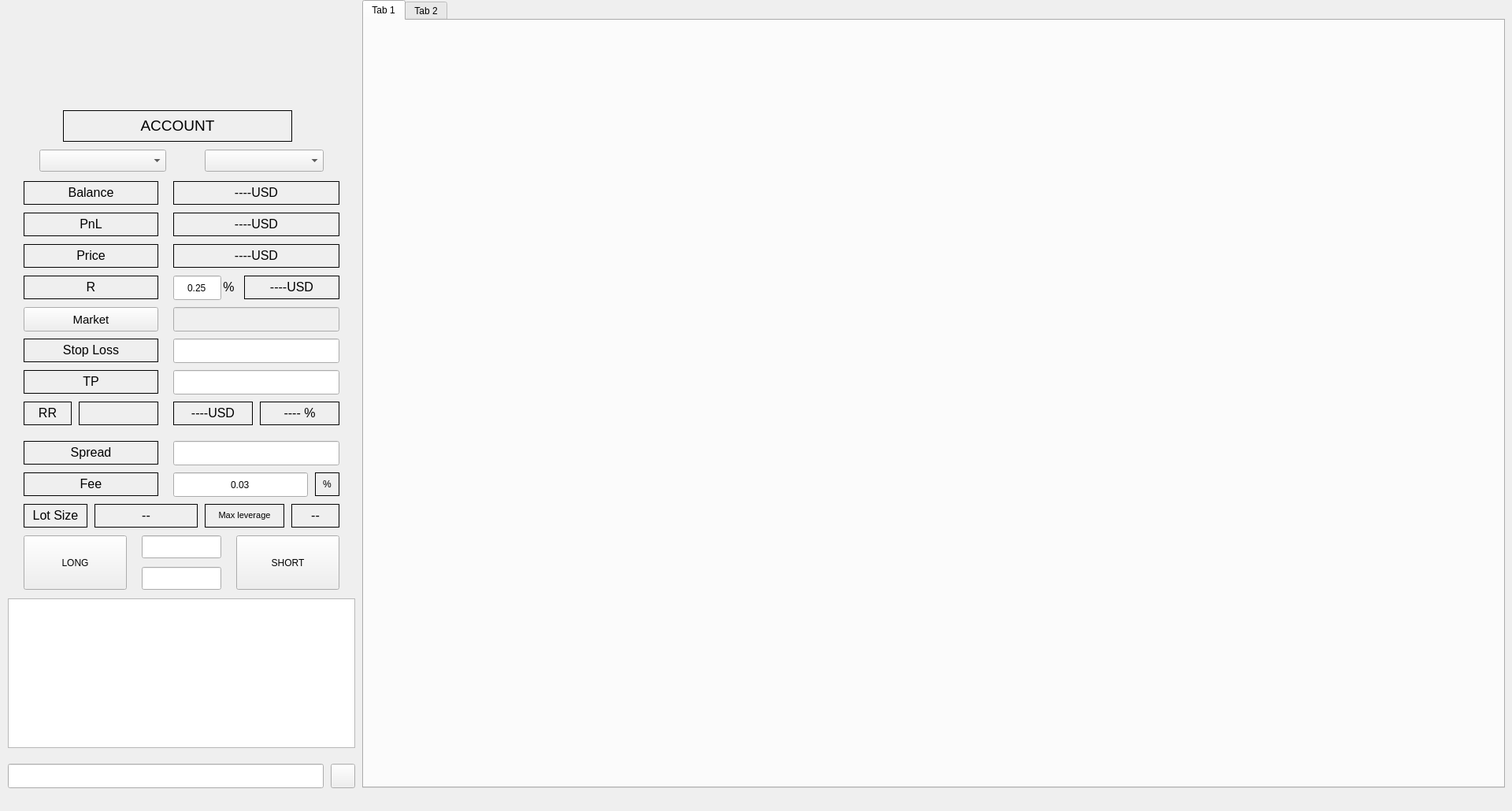
<?xml version="1.0" encoding="UTF-8"?>
<ui version="4.0">
 <class>Widget</class>
 <widget class="QWidget" name="Widget">
  <property name="enabled">
   <bool>true</bool>
  </property>
  <property name="geometry">
   <rect>
    <x>0</x>
    <y>0</y>
    <width>1920</width>
    <height>1030</height>
   </rect>
  </property>
  <property name="baseSize">
   <size>
    <width>300</width>
    <height>300</height>
   </size>
  </property>
  <property name="windowTitle">
   <string>Widget</string>
  </property>
  <property name="autoFillBackground">
   <bool>true</bool>
  </property>
  <widget class="QLabel" name="account">
   <property name="geometry">
    <rect>
     <x>80</x>
     <y>140</y>
     <width>291</width>
     <height>40</height>
    </rect>
   </property>
   <property name="frameShape">
    <enum>QFrame::Box</enum>
   </property>
   <property name="frameShadow">
    <enum>QFrame::Plain</enum>
   </property>
   <property name="text">
    <string>&lt;html&gt;&lt;head/&gt;&lt;body&gt;&lt;p&gt;&lt;span style=&quot; font-size:14pt;&quot;&gt;ACCOUNT&lt;/span&gt;&lt;/p&gt;&lt;/body&gt;&lt;/html&gt;</string>
   </property>
   <property name="scaledContents">
    <bool>false</bool>
   </property>
   <property name="alignment">
    <set>Qt::AlignCenter</set>
   </property>
  </widget>
  <widget class="QLabel" name="label_3">
   <property name="geometry">
    <rect>
     <x>30</x>
     <y>230</y>
     <width>171</width>
     <height>30</height>
    </rect>
   </property>
   <property name="frameShape">
    <enum>QFrame::Box</enum>
   </property>
   <property name="frameShadow">
    <enum>QFrame::Plain</enum>
   </property>
   <property name="text">
    <string>&lt;html&gt;&lt;head/&gt;&lt;body&gt;&lt;p&gt;&lt;span style=&quot; font-size:12pt;&quot;&gt;Balance&lt;/span&gt;&lt;/p&gt;&lt;/body&gt;&lt;/html&gt;</string>
   </property>
   <property name="scaledContents">
    <bool>false</bool>
   </property>
   <property name="alignment">
    <set>Qt::AlignCenter</set>
   </property>
  </widget>
  <widget class="QLabel" name="balance">
   <property name="geometry">
    <rect>
     <x>220</x>
     <y>230</y>
     <width>211</width>
     <height>30</height>
    </rect>
   </property>
   <property name="frameShape">
    <enum>QFrame::Box</enum>
   </property>
   <property name="frameShadow">
    <enum>QFrame::Plain</enum>
   </property>
   <property name="text">
    <string>&lt;html&gt;&lt;head/&gt;&lt;body&gt;&lt;p&gt;&lt;span style=&quot; font-size:12pt;&quot;&gt;----USD&lt;/span&gt;&lt;/p&gt;&lt;/body&gt;&lt;/html&gt;</string>
   </property>
   <property name="scaledContents">
    <bool>false</bool>
   </property>
   <property name="alignment">
    <set>Qt::AlignCenter</set>
   </property>
  </widget>
  <widget class="QLabel" name="label_12">
   <property name="geometry">
    <rect>
     <x>30</x>
     <y>430</y>
     <width>171</width>
     <height>30</height>
    </rect>
   </property>
   <property name="frameShape">
    <enum>QFrame::Box</enum>
   </property>
   <property name="frameShadow">
    <enum>QFrame::Plain</enum>
   </property>
   <property name="text">
    <string>&lt;html&gt;&lt;head/&gt;&lt;body&gt;&lt;p&gt;&lt;span style=&quot; font-size:12pt;&quot;&gt;Stop Loss&lt;/span&gt;&lt;/p&gt;&lt;/body&gt;&lt;/html&gt;</string>
   </property>
   <property name="scaledContents">
    <bool>false</bool>
   </property>
   <property name="alignment">
    <set>Qt::AlignCenter</set>
   </property>
  </widget>
  <widget class="QPushButton" name="b_long">
   <property name="geometry">
    <rect>
     <x>30</x>
     <y>680</y>
     <width>131</width>
     <height>69</height>
    </rect>
   </property>
   <property name="text">
    <string>LONG</string>
   </property>
  </widget>
  <widget class="QPushButton" name="b_short">
   <property name="geometry">
    <rect>
     <x>300</x>
     <y>680</y>
     <width>131</width>
     <height>69</height>
    </rect>
   </property>
   <property name="text">
    <string>SHORT</string>
   </property>
  </widget>
  <widget class="QLabel" name="label_23">
   <property name="geometry">
    <rect>
     <x>30</x>
     <y>350</y>
     <width>171</width>
     <height>30</height>
    </rect>
   </property>
   <property name="frameShape">
    <enum>QFrame::Box</enum>
   </property>
   <property name="frameShadow">
    <enum>QFrame::Plain</enum>
   </property>
   <property name="text">
    <string>&lt;html&gt;&lt;head/&gt;&lt;body&gt;&lt;p&gt;&lt;span style=&quot; font-size:12pt;&quot;&gt;R&lt;/span&gt;&lt;/p&gt;&lt;/body&gt;&lt;/html&gt;</string>
   </property>
   <property name="scaledContents">
    <bool>false</bool>
   </property>
   <property name="alignment">
    <set>Qt::AlignCenter</set>
   </property>
  </widget>
  <widget class="QLabel" name="buy_price">
   <property name="geometry">
    <rect>
     <x>280</x>
     <y>350</y>
     <width>21</width>
     <height>30</height>
    </rect>
   </property>
   <property name="frameShape">
    <enum>QFrame::NoFrame</enum>
   </property>
   <property name="frameShadow">
    <enum>QFrame::Plain</enum>
   </property>
   <property name="text">
    <string>&lt;html&gt;&lt;head/&gt;&lt;body&gt;&lt;p&gt;&lt;span style=&quot; font-size:12pt;&quot;&gt;%&lt;/span&gt;&lt;/p&gt;&lt;/body&gt;&lt;/html&gt;</string>
   </property>
   <property name="scaledContents">
    <bool>false</bool>
   </property>
   <property name="alignment">
    <set>Qt::AlignCenter</set>
   </property>
  </widget>
  <widget class="QComboBox" name="combo_type">
   <property name="geometry">
    <rect>
     <x>50</x>
     <y>190</y>
     <width>161</width>
     <height>28</height>
    </rect>
   </property>
  </widget>
  <widget class="QComboBox" name="combo_pair">
   <property name="geometry">
    <rect>
     <x>260</x>
     <y>190</y>
     <width>151</width>
     <height>28</height>
    </rect>
   </property>
  </widget>
  <widget class="QLabel" name="label_13">
   <property name="geometry">
    <rect>
     <x>30</x>
     <y>560</y>
     <width>171</width>
     <height>30</height>
    </rect>
   </property>
   <property name="frameShape">
    <enum>QFrame::Box</enum>
   </property>
   <property name="frameShadow">
    <enum>QFrame::Plain</enum>
   </property>
   <property name="text">
    <string>&lt;html&gt;&lt;head/&gt;&lt;body&gt;&lt;p&gt;&lt;span style=&quot; font-size:12pt;&quot;&gt;Spread&lt;/span&gt;&lt;/p&gt;&lt;/body&gt;&lt;/html&gt;</string>
   </property>
   <property name="scaledContents">
    <bool>false</bool>
   </property>
   <property name="alignment">
    <set>Qt::AlignCenter</set>
   </property>
  </widget>
  <widget class="QLabel" name="label_14">
   <property name="geometry">
    <rect>
     <x>30</x>
     <y>600</y>
     <width>171</width>
     <height>30</height>
    </rect>
   </property>
   <property name="frameShape">
    <enum>QFrame::Box</enum>
   </property>
   <property name="frameShadow">
    <enum>QFrame::Plain</enum>
   </property>
   <property name="text">
    <string>&lt;html&gt;&lt;head/&gt;&lt;body&gt;&lt;p&gt;&lt;span style=&quot; font-size:12pt;&quot;&gt;Fee&lt;/span&gt;&lt;/p&gt;&lt;/body&gt;&lt;/html&gt;</string>
   </property>
   <property name="scaledContents">
    <bool>false</bool>
   </property>
   <property name="alignment">
    <set>Qt::AlignCenter</set>
   </property>
  </widget>
  <widget class="QLineEdit" name="r">
   <property name="geometry">
    <rect>
     <x>220</x>
     <y>350</y>
     <width>61</width>
     <height>31</height>
    </rect>
   </property>
   <property name="text">
    <string>0.25</string>
   </property>
   <property name="alignment">
    <set>Qt::AlignCenter</set>
   </property>
  </widget>
  <widget class="QLineEdit" name="SL">
   <property name="geometry">
    <rect>
     <x>220</x>
     <y>430</y>
     <width>211</width>
     <height>31</height>
    </rect>
   </property>
   <property name="text">
    <string/>
   </property>
   <property name="alignment">
    <set>Qt::AlignCenter</set>
   </property>
  </widget>
  <widget class="QLineEdit" name="spread">
   <property name="geometry">
    <rect>
     <x>220</x>
     <y>560</y>
     <width>211</width>
     <height>31</height>
    </rect>
   </property>
   <property name="text">
    <string/>
   </property>
   <property name="alignment">
    <set>Qt::AlignCenter</set>
   </property>
   <property name="readOnly">
    <bool>true</bool>
   </property>
  </widget>
  <widget class="QLineEdit" name="fee">
   <property name="geometry">
    <rect>
     <x>220</x>
     <y>600</y>
     <width>171</width>
     <height>31</height>
    </rect>
   </property>
   <property name="text">
    <string>0.03</string>
   </property>
   <property name="alignment">
    <set>Qt::AlignCenter</set>
   </property>
  </widget>
  <widget class="QLabel" name="risk_value">
   <property name="geometry">
    <rect>
     <x>310</x>
     <y>350</y>
     <width>121</width>
     <height>30</height>
    </rect>
   </property>
   <property name="frameShape">
    <enum>QFrame::Box</enum>
   </property>
   <property name="frameShadow">
    <enum>QFrame::Plain</enum>
   </property>
   <property name="text">
    <string>&lt;html&gt;&lt;head/&gt;&lt;body&gt;&lt;p&gt;&lt;span style=&quot; font-size:12pt;&quot;&gt;----USD&lt;/span&gt;&lt;/p&gt;&lt;/body&gt;&lt;/html&gt;</string>
   </property>
   <property name="scaledContents">
    <bool>false</bool>
   </property>
   <property name="alignment">
    <set>Qt::AlignCenter</set>
   </property>
  </widget>
  <widget class="QLineEdit" name="TP">
   <property name="geometry">
    <rect>
     <x>220</x>
     <y>470</y>
     <width>211</width>
     <height>31</height>
    </rect>
   </property>
   <property name="text">
    <string/>
   </property>
   <property name="alignment">
    <set>Qt::AlignCenter</set>
   </property>
  </widget>
  <widget class="QLabel" name="label_15">
   <property name="geometry">
    <rect>
     <x>30</x>
     <y>470</y>
     <width>171</width>
     <height>30</height>
    </rect>
   </property>
   <property name="frameShape">
    <enum>QFrame::Box</enum>
   </property>
   <property name="frameShadow">
    <enum>QFrame::Plain</enum>
   </property>
   <property name="text">
    <string>&lt;html&gt;&lt;head/&gt;&lt;body&gt;&lt;p&gt;&lt;span style=&quot; font-size:12pt;&quot;&gt;TP&lt;/span&gt;&lt;/p&gt;&lt;/body&gt;&lt;/html&gt;</string>
   </property>
   <property name="scaledContents">
    <bool>false</bool>
   </property>
   <property name="alignment">
    <set>Qt::AlignCenter</set>
   </property>
  </widget>
  <widget class="QLabel" name="pnl">
   <property name="geometry">
    <rect>
     <x>220</x>
     <y>270</y>
     <width>211</width>
     <height>30</height>
    </rect>
   </property>
   <property name="frameShape">
    <enum>QFrame::Box</enum>
   </property>
   <property name="frameShadow">
    <enum>QFrame::Plain</enum>
   </property>
   <property name="text">
    <string>&lt;html&gt;&lt;head/&gt;&lt;body&gt;&lt;p&gt;&lt;span style=&quot; font-size:12pt;&quot;&gt;----USD&lt;/span&gt;&lt;/p&gt;&lt;/body&gt;&lt;/html&gt;</string>
   </property>
   <property name="scaledContents">
    <bool>false</bool>
   </property>
   <property name="alignment">
    <set>Qt::AlignCenter</set>
   </property>
  </widget>
  <widget class="QLabel" name="label_4">
   <property name="geometry">
    <rect>
     <x>30</x>
     <y>270</y>
     <width>171</width>
     <height>30</height>
    </rect>
   </property>
   <property name="frameShape">
    <enum>QFrame::Box</enum>
   </property>
   <property name="frameShadow">
    <enum>QFrame::Plain</enum>
   </property>
   <property name="text">
    <string>&lt;html&gt;&lt;head/&gt;&lt;body&gt;&lt;p&gt;&lt;span style=&quot; font-size:12pt;&quot;&gt;PnL&lt;/span&gt;&lt;/p&gt;&lt;/body&gt;&lt;/html&gt;</string>
   </property>
   <property name="scaledContents">
    <bool>false</bool>
   </property>
   <property name="alignment">
    <set>Qt::AlignCenter</set>
   </property>
  </widget>
  <widget class="QLabel" name="label_5">
   <property name="geometry">
    <rect>
     <x>30</x>
     <y>310</y>
     <width>171</width>
     <height>30</height>
    </rect>
   </property>
   <property name="frameShape">
    <enum>QFrame::Box</enum>
   </property>
   <property name="frameShadow">
    <enum>QFrame::Plain</enum>
   </property>
   <property name="text">
    <string>&lt;html&gt;&lt;head/&gt;&lt;body&gt;&lt;p&gt;&lt;span style=&quot; font-size:12pt;&quot;&gt;Price&lt;/span&gt;&lt;/p&gt;&lt;/body&gt;&lt;/html&gt;</string>
   </property>
   <property name="scaledContents">
    <bool>false</bool>
   </property>
   <property name="alignment">
    <set>Qt::AlignCenter</set>
   </property>
  </widget>
  <widget class="QLabel" name="price">
   <property name="geometry">
    <rect>
     <x>220</x>
     <y>310</y>
     <width>211</width>
     <height>30</height>
    </rect>
   </property>
   <property name="frameShape">
    <enum>QFrame::Box</enum>
   </property>
   <property name="frameShadow">
    <enum>QFrame::Plain</enum>
   </property>
   <property name="text">
    <string>&lt;html&gt;&lt;head/&gt;&lt;body&gt;&lt;p&gt;&lt;span style=&quot; font-size:12pt;&quot;&gt;----USD&lt;/span&gt;&lt;/p&gt;&lt;/body&gt;&lt;/html&gt;</string>
   </property>
   <property name="scaledContents">
    <bool>false</bool>
   </property>
   <property name="alignment">
    <set>Qt::AlignCenter</set>
   </property>
  </widget>
  <widget class="QLabel" name="label_16">
   <property name="geometry">
    <rect>
     <x>30</x>
     <y>510</y>
     <width>61</width>
     <height>30</height>
    </rect>
   </property>
   <property name="frameShape">
    <enum>QFrame::Box</enum>
   </property>
   <property name="frameShadow">
    <enum>QFrame::Plain</enum>
   </property>
   <property name="text">
    <string>&lt;html&gt;&lt;head/&gt;&lt;body&gt;&lt;p&gt;&lt;span style=&quot; font-size:12pt;&quot;&gt;RR&lt;/span&gt;&lt;/p&gt;&lt;/body&gt;&lt;/html&gt;</string>
   </property>
   <property name="scaledContents">
    <bool>false</bool>
   </property>
   <property name="alignment">
    <set>Qt::AlignCenter</set>
   </property>
  </widget>
  <widget class="QLabel" name="rr_usd">
   <property name="geometry">
    <rect>
     <x>220</x>
     <y>510</y>
     <width>101</width>
     <height>30</height>
    </rect>
   </property>
   <property name="frameShape">
    <enum>QFrame::Box</enum>
   </property>
   <property name="frameShadow">
    <enum>QFrame::Plain</enum>
   </property>
   <property name="text">
    <string>&lt;html&gt;&lt;head/&gt;&lt;body&gt;&lt;p&gt;&lt;span style=&quot; font-size:12pt;&quot;&gt;----USD&lt;/span&gt;&lt;/p&gt;&lt;/body&gt;&lt;/html&gt;</string>
   </property>
   <property name="scaledContents">
    <bool>false</bool>
   </property>
   <property name="alignment">
    <set>Qt::AlignCenter</set>
   </property>
  </widget>
  <widget class="QLineEdit" name="amount">
   <property name="geometry">
    <rect>
     <x>180</x>
     <y>680</y>
     <width>101</width>
     <height>29</height>
    </rect>
   </property>
   <property name="text">
    <string/>
   </property>
   <property name="alignment">
    <set>Qt::AlignCenter</set>
   </property>
   <property name="readOnly">
    <bool>true</bool>
   </property>
  </widget>
  <widget class="QLabel" name="label_17">
   <property name="geometry">
    <rect>
     <x>400</x>
     <y>600</y>
     <width>31</width>
     <height>30</height>
    </rect>
   </property>
   <property name="frameShape">
    <enum>QFrame::Box</enum>
   </property>
   <property name="frameShadow">
    <enum>QFrame::Plain</enum>
   </property>
   <property name="text">
    <string>&lt;html&gt;&lt;head/&gt;&lt;body&gt;&lt;p&gt;%&lt;/p&gt;&lt;/body&gt;&lt;/html&gt;</string>
   </property>
   <property name="scaledContents">
    <bool>false</bool>
   </property>
   <property name="alignment">
    <set>Qt::AlignCenter</set>
   </property>
  </widget>
  <widget class="QLineEdit" name="lot">
   <property name="geometry">
    <rect>
     <x>180</x>
     <y>720</y>
     <width>101</width>
     <height>29</height>
    </rect>
   </property>
   <property name="text">
    <string/>
   </property>
   <property name="alignment">
    <set>Qt::AlignCenter</set>
   </property>
   <property name="readOnly">
    <bool>true</bool>
   </property>
  </widget>
  <widget class="QTableWidget" name="table">
   <property name="geometry">
    <rect>
     <x>10</x>
     <y>760</y>
     <width>441</width>
     <height>190</height>
    </rect>
   </property>
   <attribute name="horizontalHeaderDefaultSectionSize">
    <number>60</number>
   </attribute>
   <attribute name="verticalHeaderDefaultSectionSize">
    <number>25</number>
   </attribute>
  </widget>
  <widget class="QLabel" name="rr_percent">
   <property name="geometry">
    <rect>
     <x>330</x>
     <y>510</y>
     <width>101</width>
     <height>30</height>
    </rect>
   </property>
   <property name="frameShape">
    <enum>QFrame::Box</enum>
   </property>
   <property name="frameShadow">
    <enum>QFrame::Plain</enum>
   </property>
   <property name="text">
    <string>&lt;html&gt;&lt;head/&gt;&lt;body&gt;&lt;p&gt;&lt;span style=&quot; font-size:12pt;&quot;&gt;---- %&lt;/span&gt;&lt;/p&gt;&lt;/body&gt;&lt;/html&gt;</string>
   </property>
   <property name="scaledContents">
    <bool>false</bool>
   </property>
   <property name="alignment">
    <set>Qt::AlignCenter</set>
   </property>
  </widget>
  <widget class="QLabel" name="label_18">
   <property name="geometry">
    <rect>
     <x>30</x>
     <y>640</y>
     <width>81</width>
     <height>30</height>
    </rect>
   </property>
   <property name="frameShape">
    <enum>QFrame::Box</enum>
   </property>
   <property name="frameShadow">
    <enum>QFrame::Plain</enum>
   </property>
   <property name="text">
    <string>&lt;html&gt;&lt;head/&gt;&lt;body&gt;&lt;p&gt;&lt;span style=&quot; font-size:12pt;&quot;&gt;Lot Size&lt;/span&gt;&lt;/p&gt;&lt;/body&gt;&lt;/html&gt;</string>
   </property>
   <property name="scaledContents">
    <bool>false</bool>
   </property>
   <property name="alignment">
    <set>Qt::AlignCenter</set>
   </property>
  </widget>
  <widget class="QLabel" name="lot_size">
   <property name="geometry">
    <rect>
     <x>120</x>
     <y>640</y>
     <width>131</width>
     <height>30</height>
    </rect>
   </property>
   <property name="frameShape">
    <enum>QFrame::Box</enum>
   </property>
   <property name="frameShadow">
    <enum>QFrame::Plain</enum>
   </property>
   <property name="text">
    <string>&lt;html&gt;&lt;head/&gt;&lt;body&gt;&lt;p&gt;&lt;span style=&quot; font-size:12pt;&quot;&gt;--&lt;/span&gt;&lt;/p&gt;&lt;/body&gt;&lt;/html&gt;</string>
   </property>
   <property name="scaledContents">
    <bool>false</bool>
   </property>
   <property name="alignment">
    <set>Qt::AlignCenter</set>
   </property>
  </widget>
  <widget class="QLabel" name="leverage">
   <property name="geometry">
    <rect>
     <x>370</x>
     <y>640</y>
     <width>61</width>
     <height>30</height>
    </rect>
   </property>
   <property name="frameShape">
    <enum>QFrame::Box</enum>
   </property>
   <property name="frameShadow">
    <enum>QFrame::Plain</enum>
   </property>
   <property name="text">
    <string>&lt;html&gt;&lt;head/&gt;&lt;body&gt;&lt;p&gt;&lt;span style=&quot; font-size:12pt;&quot;&gt;--&lt;/span&gt;&lt;/p&gt;&lt;/body&gt;&lt;/html&gt;</string>
   </property>
   <property name="scaledContents">
    <bool>false</bool>
   </property>
   <property name="alignment">
    <set>Qt::AlignCenter</set>
   </property>
  </widget>
  <widget class="QLabel" name="label_19">
   <property name="geometry">
    <rect>
     <x>260</x>
     <y>640</y>
     <width>101</width>
     <height>30</height>
    </rect>
   </property>
   <property name="frameShape">
    <enum>QFrame::Box</enum>
   </property>
   <property name="frameShadow">
    <enum>QFrame::Plain</enum>
   </property>
   <property name="text">
    <string>&lt;html&gt;&lt;head/&gt;&lt;body&gt;&lt;p&gt;&lt;span style=&quot; font-size:8pt;&quot;&gt;Max leverage&lt;/span&gt;&lt;/p&gt;&lt;/body&gt;&lt;/html&gt;</string>
   </property>
   <property name="scaledContents">
    <bool>false</bool>
   </property>
   <property name="alignment">
    <set>Qt::AlignCenter</set>
   </property>
  </widget>
  <widget class="QLabel" name="RR">
   <property name="geometry">
    <rect>
     <x>100</x>
     <y>510</y>
     <width>101</width>
     <height>30</height>
    </rect>
   </property>
   <property name="frameShape">
    <enum>QFrame::Box</enum>
   </property>
   <property name="frameShadow">
    <enum>QFrame::Plain</enum>
   </property>
   <property name="text">
    <string>&lt;html&gt;&lt;head/&gt;&lt;body&gt;&lt;p&gt;&lt;br/&gt;&lt;/p&gt;&lt;/body&gt;&lt;/html&gt;</string>
   </property>
   <property name="scaledContents">
    <bool>false</bool>
   </property>
   <property name="alignment">
    <set>Qt::AlignCenter</set>
   </property>
  </widget>
  <widget class="QLineEdit" name="price_2">
   <property name="enabled">
    <bool>false</bool>
   </property>
   <property name="geometry">
    <rect>
     <x>220</x>
     <y>390</y>
     <width>211</width>
     <height>31</height>
    </rect>
   </property>
   <property name="text">
    <string/>
   </property>
   <property name="alignment">
    <set>Qt::AlignCenter</set>
   </property>
  </widget>
  <widget class="QPushButton" name="b_price">
   <property name="geometry">
    <rect>
     <x>30</x>
     <y>390</y>
     <width>171</width>
     <height>31</height>
    </rect>
   </property>
   <property name="font">
    <font>
     <pointsize>11</pointsize>
    </font>
   </property>
   <property name="text">
    <string>Market</string>
   </property>
  </widget>
  <widget class="QTabWidget" name="tabWidget">
   <property name="geometry">
    <rect>
     <x>460</x>
     <y>0</y>
     <width>1451</width>
     <height>1001</height>
    </rect>
   </property>
   <property name="currentIndex">
    <number>0</number>
   </property>
   <widget class="QWidget" name="tab">
    <attribute name="title">
     <string>Tab 1</string>
    </attribute>
    <widget class="QWidget" name="gridLayoutWidget">
     <property name="geometry">
      <rect>
       <x>0</x>
       <y>0</y>
       <width>1451</width>
       <height>971</height>
      </rect>
     </property>
     <layout class="QGridLayout" name="view_layout">
      <property name="sizeConstraint">
       <enum>QLayout::SetNoConstraint</enum>
      </property>
     </layout>
    </widget>
   </widget>
   <widget class="QWidget" name="tab_2">
    <attribute name="title">
     <string>Tab 2</string>
    </attribute>
    <widget class="QWidget" name="gridLayoutWidget_2">
     <property name="geometry">
      <rect>
       <x>0</x>
       <y>0</y>
       <width>1451</width>
       <height>971</height>
      </rect>
     </property>
     <layout class="QGridLayout" name="view_layout_2">
      <property name="sizeConstraint">
       <enum>QLayout::SetNoConstraint</enum>
      </property>
     </layout>
    </widget>
   </widget>
  </widget>
  <widget class="QLabel" name="label">
   <property name="geometry">
    <rect>
     <x>30</x>
     <y>10</y>
     <width>391</width>
     <height>121</height>
    </rect>
   </property>
   <property name="text">
    <string/>
   </property>
   <property name="textFormat">
    <enum>Qt::RichText</enum>
   </property>
   <property name="pixmap">
    <pixmap>trderX-logo.png</pixmap>
   </property>
   <property name="scaledContents">
    <bool>true</bool>
   </property>
  </widget>
  <widget class="QLineEdit" name="web_path">
   <property name="geometry">
    <rect>
     <x>10</x>
     <y>970</y>
     <width>401</width>
     <height>31</height>
    </rect>
   </property>
   <property name="text">
    <string/>
   </property>
   <property name="alignment">
    <set>Qt::AlignCenter</set>
   </property>
   <property name="readOnly">
    <bool>false</bool>
   </property>
  </widget>
  <widget class="QPushButton" name="b_web">
   <property name="geometry">
    <rect>
     <x>420</x>
     <y>970</y>
     <width>31</width>
     <height>31</height>
    </rect>
   </property>
   <property name="font">
    <font>
     <pointsize>11</pointsize>
    </font>
   </property>
   <property name="text">
    <string/>
   </property>
  </widget>
 </widget>
 <resources/>
 <connections/>
</ui>
